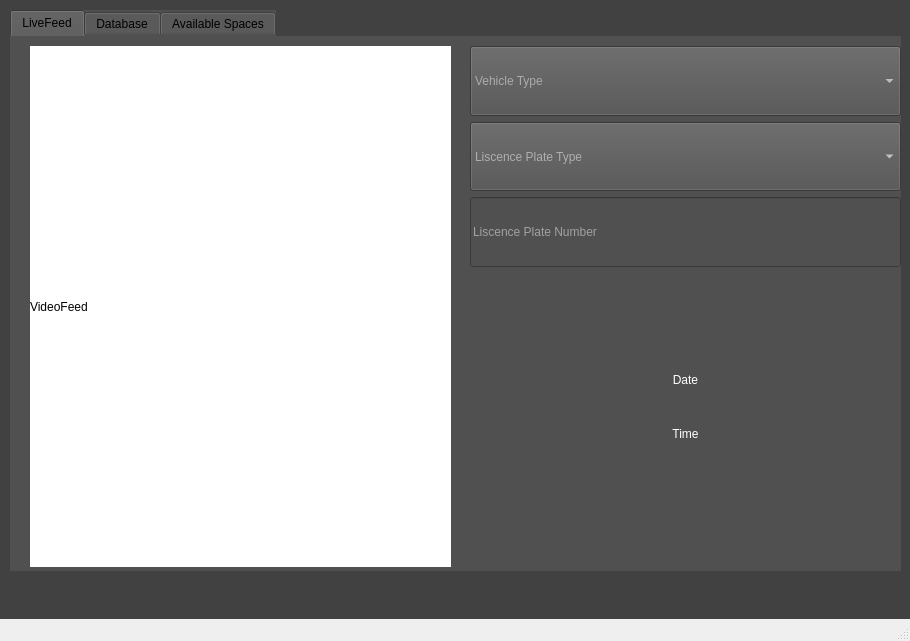
<?xml version="1.0" encoding="UTF-8"?>
<ui version="4.0">
 <class>MainWindow</class>
 <widget class="QMainWindow" name="MainWindow">
  <property name="geometry">
   <rect>
    <x>0</x>
    <y>0</y>
    <width>910</width>
    <height>641</height>
   </rect>
  </property>
  <property name="windowTitle">
   <string>MainWindow</string>
  </property>
  <widget class="QWidget" name="centralwidget">
   <property name="sizePolicy">
    <sizepolicy hsizetype="Expanding" vsizetype="Expanding">
     <horstretch>0</horstretch>
     <verstretch>0</verstretch>
    </sizepolicy>
   </property>
   <property name="styleSheet">
    <string notr="true">background-color: rgb(65, 65, 65);</string>
   </property>
   <widget class="QTabWidget" name="tabWidget">
    <property name="geometry">
     <rect>
      <x>10</x>
      <y>10</y>
      <width>891</width>
      <height>561</height>
     </rect>
    </property>
    <property name="styleSheet">
     <string notr="true">background-color: rgb(80, 80, 80);
color: rgb(0,0,0);
border-color: rgb(0, 0, 0);
</string>
    </property>
    <property name="currentIndex">
     <number>0</number>
    </property>
    <widget class="QWidget" name="liveFeed">
     <attribute name="title">
      <string>LiveFeed</string>
     </attribute>
     <widget class="QWidget" name="horizontalLayoutWidget">
      <property name="geometry">
       <rect>
        <x>20</x>
        <y>10</y>
        <width>421</width>
        <height>521</height>
       </rect>
      </property>
      <layout class="QHBoxLayout" name="horizontalLayout">
       <property name="spacing">
        <number>10</number>
       </property>
       <item>
        <widget class="QLabel" name="videoFeed">
         <property name="sizePolicy">
          <sizepolicy hsizetype="Expanding" vsizetype="Expanding">
           <horstretch>0</horstretch>
           <verstretch>0</verstretch>
          </sizepolicy>
         </property>
         <property name="styleSheet">
          <string notr="true">background-color: rgb(255, 255, 255);
color: rgb(0, 0, 0);</string>
         </property>
         <property name="text">
          <string>VideoFeed</string>
         </property>
        </widget>
       </item>
      </layout>
     </widget>
     <widget class="QWidget" name="verticalLayoutWidget">
      <property name="geometry">
       <rect>
        <x>460</x>
        <y>10</y>
        <width>431</width>
        <height>231</height>
       </rect>
      </property>
      <layout class="QVBoxLayout" name="verticalLayout">
       <property name="leftMargin">
        <number>0</number>
       </property>
       <property name="bottomMargin">
        <number>10</number>
       </property>
       <item>
        <widget class="QComboBox" name="vehicleTypeBox">
         <property name="sizePolicy">
          <sizepolicy hsizetype="Expanding" vsizetype="Expanding">
           <horstretch>0</horstretch>
           <verstretch>0</verstretch>
          </sizepolicy>
         </property>
         <property name="styleSheet">
          <string notr="true">color: rgb(240, 240, 240);</string>
         </property>
         <property name="placeholderText">
          <string>Vehicle Type</string>
         </property>
         <item>
          <property name="text">
           <string>Two Wheeler</string>
          </property>
         </item>
         <item>
          <property name="text">
           <string>Four Wheeler</string>
          </property>
         </item>
        </widget>
       </item>
       <item>
        <widget class="QComboBox" name="plateType">
         <property name="sizePolicy">
          <sizepolicy hsizetype="Expanding" vsizetype="Expanding">
           <horstretch>0</horstretch>
           <verstretch>0</verstretch>
          </sizepolicy>
         </property>
         <property name="styleSheet">
          <string notr="true">color: rgb(248, 248, 248);</string>
         </property>
         <property name="placeholderText">
          <string>Liscence Plate Type</string>
         </property>
         <item>
          <property name="text">
           <string>Embossed</string>
          </property>
         </item>
         <item>
          <property name="text">
           <string>Regional</string>
          </property>
         </item>
         <item>
          <property name="text">
           <string>Provincial</string>
          </property>
         </item>
        </widget>
       </item>
       <item>
        <widget class="QLineEdit" name="lineEdit">
         <property name="sizePolicy">
          <sizepolicy hsizetype="Expanding" vsizetype="Expanding">
           <horstretch>0</horstretch>
           <verstretch>0</verstretch>
          </sizepolicy>
         </property>
         <property name="styleSheet">
          <string notr="true">color: rgb(241, 241, 241);</string>
         </property>
         <property name="placeholderText">
          <string>Liscence Plate Number</string>
         </property>
        </widget>
       </item>
      </layout>
     </widget>
     <widget class="QWidget" name="verticalLayoutWidget_2">
      <property name="geometry">
       <rect>
        <x>590</x>
        <y>320</y>
        <width>171</width>
        <height>101</height>
       </rect>
      </property>
      <layout class="QVBoxLayout" name="verticalLayout_2">
       <item>
        <widget class="QLabel" name="date">
         <property name="styleSheet">
          <string notr="true">color: rgb(255, 255, 255);</string>
         </property>
         <property name="text">
          <string>Date</string>
         </property>
         <property name="alignment">
          <set>Qt::AlignmentFlag::AlignCenter</set>
         </property>
        </widget>
       </item>
       <item>
        <widget class="QLabel" name="time">
         <property name="styleSheet">
          <string notr="true">color: rgb(255, 255, 255);</string>
         </property>
         <property name="text">
          <string>Time</string>
         </property>
         <property name="alignment">
          <set>Qt::AlignmentFlag::AlignCenter</set>
         </property>
        </widget>
       </item>
      </layout>
     </widget>
    </widget>
    <widget class="QWidget" name="database">
     <attribute name="title">
      <string>Database</string>
     </attribute>
    </widget>
    <widget class="QWidget" name="availableSpaces">
     <attribute name="title">
      <string>Available Spaces</string>
     </attribute>
    </widget>
   </widget>
  </widget>
  <widget class="QMenuBar" name="menubar">
   <property name="geometry">
    <rect>
     <x>0</x>
     <y>0</y>
     <width>910</width>
     <height>33</height>
    </rect>
   </property>
  </widget>
  <widget class="QStatusBar" name="statusbar"/>
 </widget>
 <resources/>
 <connections/>
</ui>
